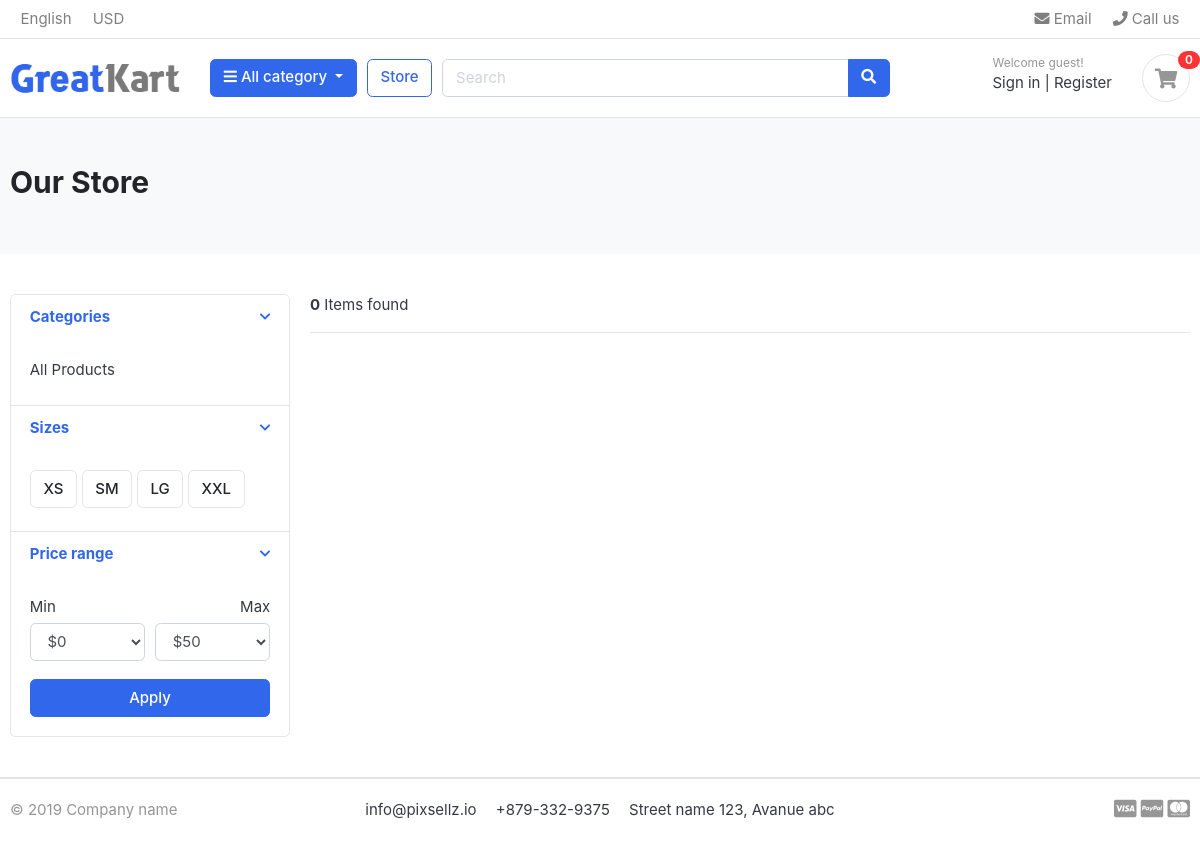
The page /store/ on the database as committed earlier.
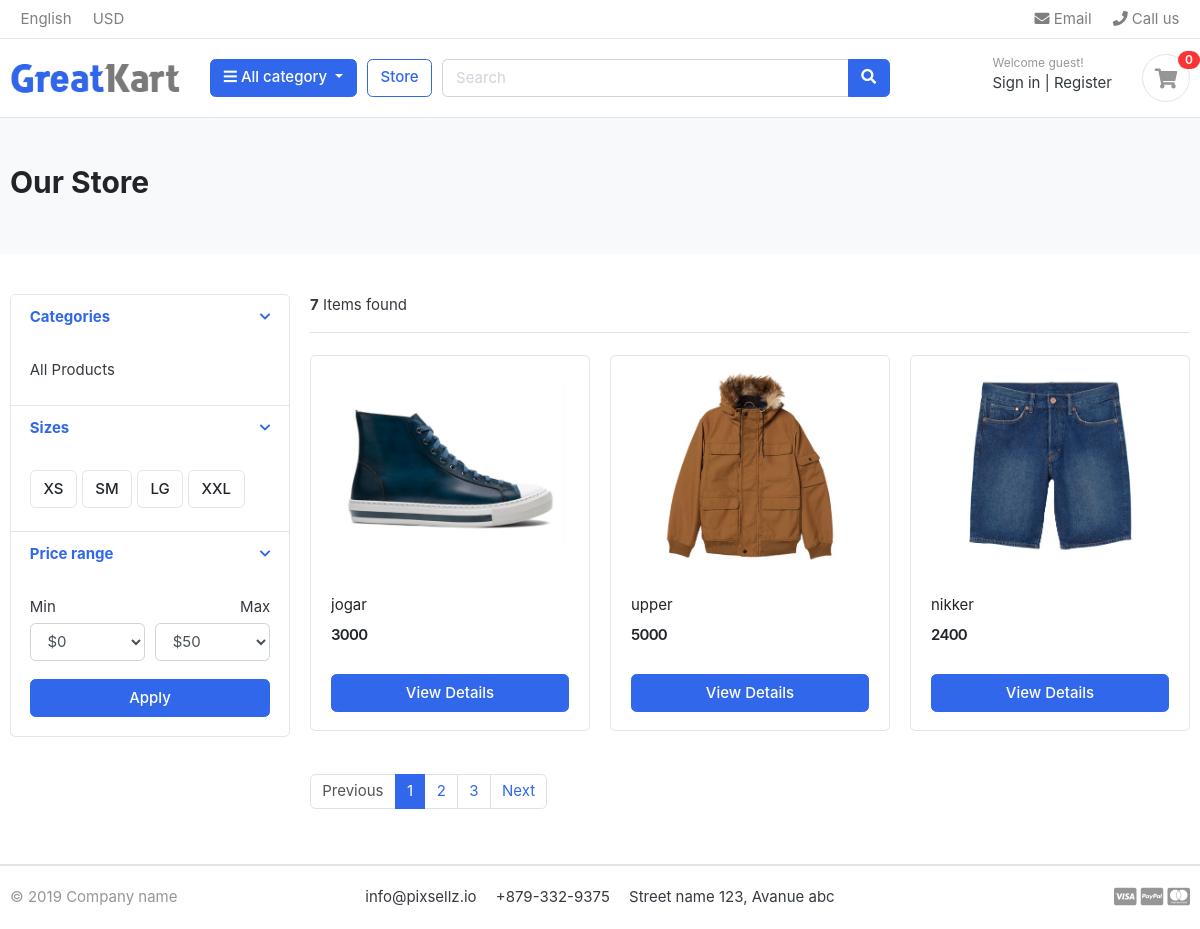
The same page on the database as committed later.
### store/models.py (models this page shows, shortened)
class Product(models.Model):
    product_name = models.CharField(max_length=200, unique= True)
    slug = models.SlugField(max_length=200, unique=True)
    description = models.TextField(max_length=1000, blank=True)
    price = models.IntegerField()
    images = models.ImageField(upload_to = 'photos/products')
    stock = models.IntegerField()
    is_available = models.BooleanField(default= True)
    category = models.ForeignKey(Category, on_delete=models.CASCADE)
    created_date = models.DateTimeField(auto_now_add=True)
    modified_date = models.DateTimeField(auto_now=True)
    def get_url(self):
        return reverse('product_detail', args=[self.category.slug, self.slug])

### store/views.py (the view)
# urls.py: path('store/', include('store.urls')),
def store(request, category_slug = None):
    categories = None
    products = None
    if category_slug != None:
        categories = get_object_or_404(Category, slug=category_slug)
        products = products.objects.filter(Category = categories, is_available = True)
        paginator = Paginator(products, 10)
        page = request.GET.get('page')
        paged_products = paginator.get_page(page)
        product_count = products.count()
    else:
        products = Product.objects.all().filter(is_available = True).order_by('id')
        paginator = Paginator(products, 3)
        page = request.GET.get('page')
        paged_products = paginator.get_page(page)
        product_count = products.count()
    context = {
        'products': paged_products,
        'product_count': product_count,
    }
    return render(request, 'store/store.html', context)

### carts/context_processors.py (called while the page is built)
def counter(request):
    cart_count = 0
    if 'admin' in request.path:
        return {}
    else:
        try:
            cart = Cart.objects.filter(cart_id=_cart_id(request))
            cart_items = CartItem.objects.all().filter(cart = cart[:1])
            for cart_item in cart_items:
                cart_count += cart_item.quantity
        except CartItem.DoesNotExist:
            cart_count = 0
    return dict(cart_count = cart_count)

### carts/views.py (called while the page is built)
def _cart_id(request):
    cart = request.session.session_key
    if not cart:
        cart = request.session.create()
    return cart

### category/context_processors.py (called while the page is built)
def menu_links(request):
    links = Category.objects.all()
    return dict(link = links)

### templates/store/store.html (shortened to what the changed rows need)
{%extends 'base.html'%}
{%load static%}
{%block content %}
<section class="section-pagetop bg">
    <div class="container">
        <h2 class="title-page">Our Store</h2>
    </div>
    </section>
<section class="section-content padding-y">
    <div class="container">
    <div class="row">
        <main class="col-md-9">
    <header class="border-bottom mb-4 pb-3">
            <div class="form-inline">
                <span class="mr-md-auto"><b>{{product_count }}</b> Items found </span>
            </div>
    </header>
    <div class="row">
        {% for product in products %}
        <div class="col-md-4">
            <figure class="card card-product-grid">
                <div class="img-wrap">
                <a href ="{{product.get_url }}"></a><img src="{{ product.images.url }}"></a>
                </div>
                <figcaption class="info-wrap">
                    <div class="fix-height">
                        <a href="{{ product.get_url }}" class="title">{{ product.product_name}}</a>
                        <div class="price-wrap mt-2">
                            <span class="price">{{product.price}}</span>
                        </div>
                    </div>
                    <a href="{{ product.get_url }}" class="btn btn-block btn-primary">View Details </a>
                </figcaption>
            </figure>
        </div>
        {% endfor %}
    </div>
    <nav class="mt-4" aria-label="Page navigation sample">
        {% if products.has_other_pages %}
          <ul class="pagination">
            {% if products.has_previous %}
            <li class="page-item">
              <a class="page-link" href="?page={{ products.previous_page_number }}">Previous</a>
            </li>
            {% else %}
            <li class="page-item disabled">
              <a class="page-link" href="#">Previous</a>
            </li>
            {% endif %}
            {% for i in products.paginator.page_range %}
            {% if products.number == i %}
            <li class="page-item active">
              <a class="page-link" href="#">{{ i }}</a>
            </li>
            {% else %}
            <li class="page-item">
              <a class="page-link" href="?page={{ i }}">{{ i }}</a>
            </li>
            {% endif %}
            {% endfor %}
            {% if products.has_next %}
            <li class="page-item">
              <a class="page-link" href="?page={{ products.next_page_number }}">Next</a>
            </li>
            {% else %}
            <li class="page-item disabled">
              <a class="page-link" href="#">Next</a>
            </li>
            {% endif %}
          </ul>
        {% endif %}
      </nav>
        </main>
    </div>
    </div>
    </section>
{% endblock %}

Rows that differ between the two databases and show on the page:
added Product: images (picture), product_name "jogar", price "3000"
added Product: images (picture), product_name "upper", price "5000"
added Product: images (picture), product_name "nikker", price "2400"
Other text that changed with them:
{{ product_count }}: "0" → "7"
text now shown: "Previous Next"
new list line: "1"
new list line: "2"
new list line: "3"
